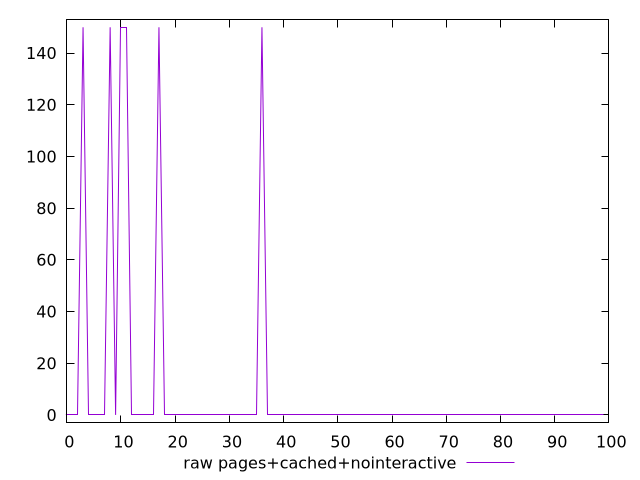

Source code (gnuplot):
$_rawPagesCachedNointeractive <<EOF
0
0
0
150
0
0
0
0
150
0
150
150
0
0
0
0
0
150
0
0
0
0
0
0
0
0
0
0
0
0
0
0
0
0
0
0
150
0
0
0
0
0
0
0
0
0
0
0
0
0
0
0
0
0
0
0
0
0
0
0
0
0
0
0
0
0
0
0
0
0
0
0
0
0
0
0
0
0
0
0
0
0
0
0
0
0
0
0
0
0
0
0
0
0
0
0
0
0
0
0
EOF
set key outside below
set terminal pngcairo
set output "report_00005_2020-11-02T22-26-11.212Z/unminified-css/pages+cached+nointeractive//raw.png"
set yrange [-3:153]
plot $_rawPagesCachedNointeractive title "raw pages+cached+nointeractive" with line ,
